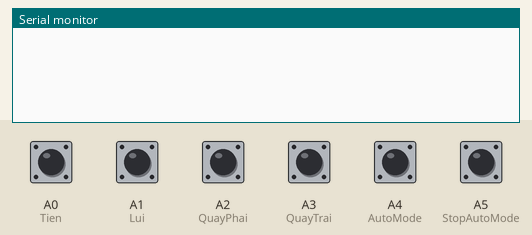
Bench run of a sketch on a simulated Arduino Uno, built with avr-gcc and run on an emulated ATmega328P. Shown: the last lines printed to the serial monitor. The test bench sets the inputs (shaded band); at power-on: A0 (Tien), A1 (Lui), A2 (QuayPhai), A3 (QuayTrai), A4 (AutoMode), A5 (StopAutoMode) HIGH.

Above: at 1.2 s.
1.3 s: A0 (Tien) pulled LOW for 0.15 s
At 2.6 s:
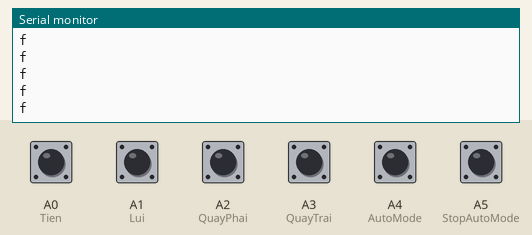
2.9 s: A1 (Lui) pulled LOW for 0.15 s
At 4.1 s:
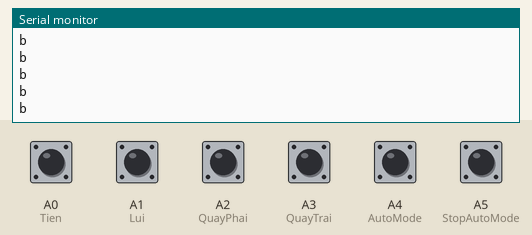
4.5 s: A2 (QuayPhai) pulled LOW for 0.15 s
At 5.3 s:
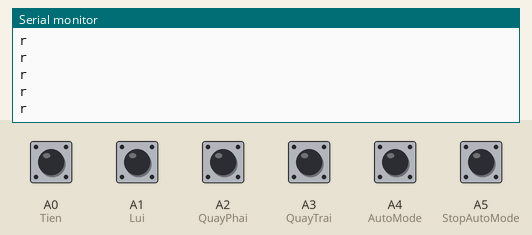
6.1 s: A3 (QuayTrai) pulled LOW for 0.15 s
At 7.4 s:
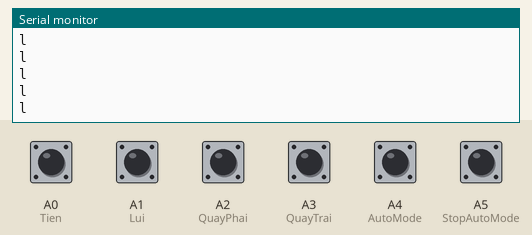
7.7 s: A4 (AutoMode) pulled LOW for 0.15 s
At 8.5 s:
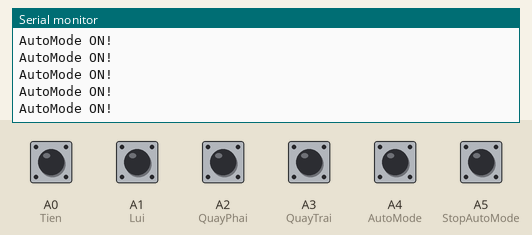
9.3 s: A5 (StopAutoMode) pulled LOW for 0.15 s
At 10.9 s:
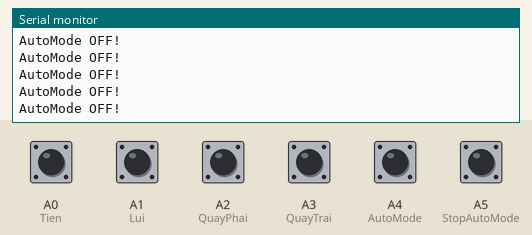

Measured:
- after the input at 1.3 s, the serial monitor: prints a new line at once (image 1)
- after the input at 2.9 s, the serial monitor: prints a new line at once (image 2)
- after the input at 4.5 s, the serial monitor: prints a new line at once (image 3)
- after the input at 6.1 s, the serial monitor: prints a new line at once (image 4)
- after the input at 7.7 s, the serial monitor: prints a new line at once (image 5)
- after the input at 9.3 s, the serial monitor: prints a new line at once (image 6)

The sketch:

Uno.ino
```cpp
#include "Uno_defines.h"
#include <SoftwareSerial.h>
SoftwareSerial SerialBT(RXpin,TXpin);

char cmd;

  void buttonSetup(){
    pinMode(Tien, INPUT_PULLUP);
    pinMode(Lui, INPUT_PULLUP);

    pinMode(QuayPhai, INPUT_PULLUP);
    pinMode(QuayTrai, INPUT_PULLUP);

    pinMode(AutoMode,INPUT_PULLUP);
    pinMode(StopAutoMode,INPUT_PULLUP);

  }


void setup() {
  Serial.begin(9600);
  SerialBT.begin(9600);
  buttonSetup();

}
void ButtonRead(){
  bool F=digitalRead(Tien);
  bool B=digitalRead(Lui);
  bool L=digitalRead(QuayTrai);
  bool R=digitalRead(QuayPhai);
    if (!F&&B&&L&&R){
      cmd = 'F';
      SerialBT.write(cmd);
      Serial.println('f');
    }
    if (F&&!B&&L&&R){
      cmd = 'B';
      SerialBT.write(cmd);
      Serial.println('b');
    }

    if (F&&B&&L&&!R){
      cmd = 'R';
      SerialBT.write(cmd);
      Serial.println('r');
    }

    if (F&&B&&!L&&R){
      cmd = 'L';
      SerialBT.write(cmd);
      Serial.println('l');
    }
    if(digitalRead(AutoMode)==0){
      cmd= 'A';
      SerialBT.write(cmd);
      Serial.println("AutoMode ON!");
    }
    if(digitalRead(StopAutoMode)==0){
      cmd= 'X';
      SerialBT.write(cmd);
      Serial.println("AutoMode OFF!");
    }
    if (!F&&B&&!L&&R){
      cmd = '1';
      SerialBT.write(cmd);
      Serial.println('1');
    }
    if (!F&&B&&L&&!R){
      cmd = '2';
      SerialBT.write(cmd);
      Serial.println('2');
    }
    if (F&&!B&&L&&!R){
      cmd = '3';
      SerialBT.write(cmd);
      Serial.println('3');
    }
    if (F&&!B&&!L&&R){
      cmd = '4';
      SerialBT.write(cmd);
      Serial.println('4');
    }
}

void loop(){
  ButtonRead();
}


 
```

Uno_defines.h
```cpp
 #define RXpin 9
 #define TXpin 10

 #define Tien A0
 #define Lui A1
 #define QuayPhai A2
 #define QuayTrai A3
 #define AutoMode A4
 #define StopAutoMode A5
```
